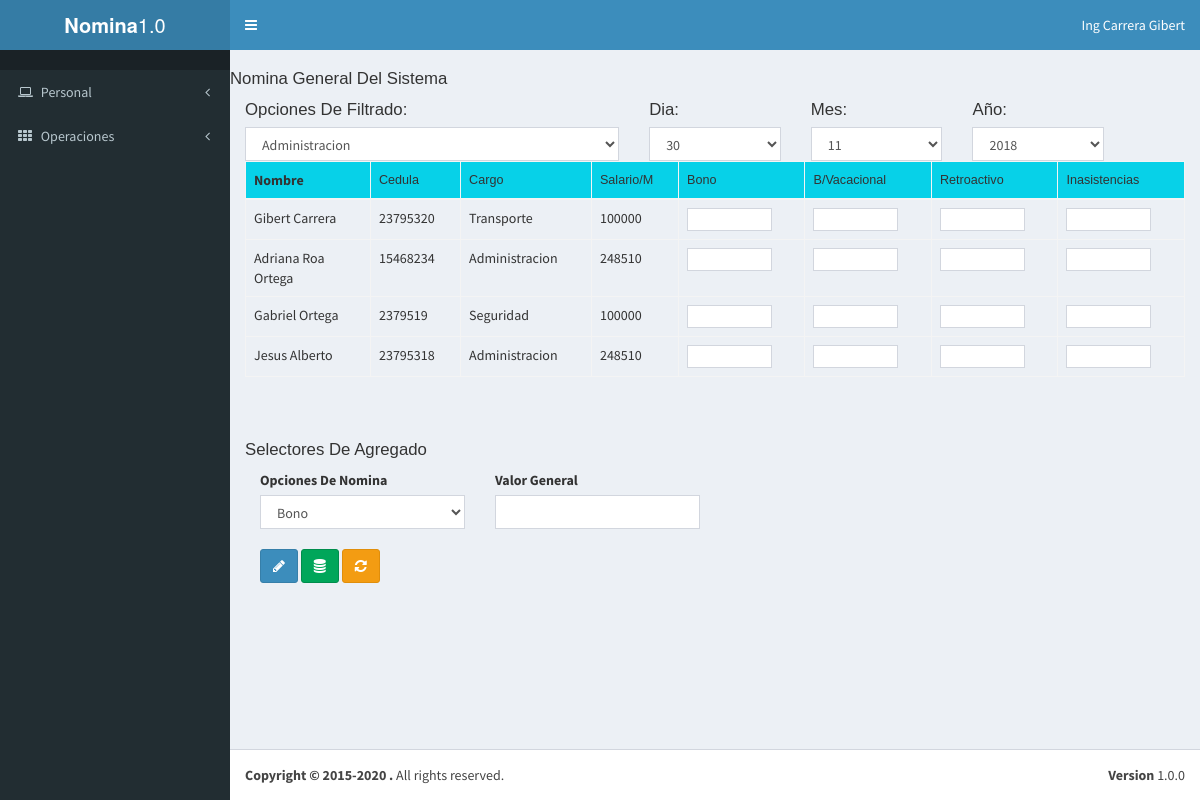
/templates/nominaList.php (signed in), run on the app's committed database.
### tables this page shows
CREATE TABLE `trabajadores` (
  `id` int(11) NOT NULL,
  `nombre` varchar(75) NOT NULL,
  `apellido` varchar(75) NOT NULL,
  `cedula` varchar(25) NOT NULL,
  `telefono` varchar(25) NOT NULL,
  `direccion` varchar(225) NOT NULL,
  `correo` varchar(145) NOT NULL,
  `cuenta` varchar(45) NOT NULL,
  `fechaingreso` date NOT NULL,
  `idcargos` int(11) NOT NULL,
  `dependencia` varchar(85) NOT NULL,
  `estado` tinyint(1) DEFAULT NULL
);

CREATE TABLE `cargos` (
  `id` int(11) NOT NULL,
  `nombre` varchar(75) NOT NULL,
  `smensual` double NOT NULL,
  `squincenal` double NOT NULL,
  `tickets` double NOT NULL,
  `estado` tinyint(1) NOT NULL
);

### logica/control/model/modeloNomina.php (called while the page is built, shortened)
<?php
class modeloNomina extends Conexion
{
	public static function selectPartial()
	{
		$link = self::enlace();
		$sql ="SELECT nombre FROM cargos WHERE estado=1";
		$resultado = mysqli_query($link,$sql);
		return $resultado;
	}
	public static function selectInto()
	{
		$link 	= self::enlace();
		$sql 	="SELECT t.nombre, t.apellido, t.cedula,c.nombre,c.smensual  FROM trabajadores as t INNER JOIN cargos as c ON t.idcargos=c.id      WHERE   t.estado=1";
		$resultado = mysqli_query($link,$sql);
		return $resultado;
	}
}
?>

### templates/nominaList.php (the view, shortened to what this page needs)
<!DOCTYPE html>
<html>
<body class="hold-transition skin-blue sidebar-mini">
	<div class="wrapper">
		<?php include 'cuerpo/header.php'; ?>
			<aside class="main-sidebar">
		  		<?php
                    if ($_SESSION['nivel']=="Usuario"):
                        include 'cuerpo/userAside.php';
                    else:
                        include 'cuerpo/aside.php';
                    endif;
                 ?>
		  	</aside>
		<div class="content-wrapper">
			<div class="row">
				<div class="col-md-12">
					<h3 class="e6">Nomina General Del Sistema</h3>
					<div class="col-md-5">
						<label class="e6">Opciones De Filtrado:</label>
						<select class="form-control" id="filtro">
                            <?php
                            	require_once '../logica/control/model/modeloNomina.php';
                            	$resultado = modeloNomina::selectPartial();
                              	while ($row = $resultado->fetch_array(MYSQLI_NUM))
                              		{echo "<option value ='$row[0]'>$row[0]</option>";}
                            ?>
	                    </select>
					</div>
					<div class="col-md-2">
						<label class="e6">Dia:</label>
						<select id="dia" class="form-control">
							<option value="31"> 30</option>
						</select>
					</div>
					<div class="col-md-2">
						<label class="e6">Mes:</label>
						<select id="mes" class="form-control">
							<option value="11">11</option>
						</select>
					</div>
					<div class="col-md-2">
						<label class="e6">Año:</label>
						<select id="ano" class="form-control">
							<option value="2018">2018</option>
						</select>
					</div>
				</div>
			</div>
			<div class="col-md-12"  style="overflow: scroll; height: 270px;">
				<div class="table-responsive">
					<table class="table table-bordered table-hover" id="table">
						<thead style="background:#07D1E8;">
							<th style="width: 125px;" >Nombre</th>
							<th class="e3">Cedula</th>
							<th class="e3">Cargo</th>
							<th class="e3">Salario/M</th>
							<th class="e3">Bono</th>
							<th class="e3">B/Vacacional</th>
							<th class="e3">Retroactivo</th>
							<th class="e3">Inasistencias</th>
						</thead>
						<tbody id="tableBody">
							<?php
						$resultado = modeloNomina::selectInto();
						while ($row = $resultado->fetch_array(MYSQLI_NUM)){
							echo "<tr class ='rowList'>";
							echo "<td>$row[0] $row[1]</td>";
							echo "<td>$row[2]</td>";
							echo "<td>$row[3]</td>";
							echo "<td>$row[4]</td>";
					echo "<td><input  class='x1 form-control' style='width: 85px;height: 23px; display: block;' type='number'></td>";
					echo "<td><input  class='x2 form-control' style='width: 85px;height: 23px; display: block;' type='number'></td>";
					echo "<td><input  class='x3 form-control' style='width: 85px;height: 23px; display: block;' type='number'></td>";
					echo "<td><input  class='x4 form-control' style='width: 85px;height: 23px; display: block;' type='number'></td>";
					echo "</tr>"; }
						?>
						</tbody>
					</table>
				</div>
			</div>
			<div class="col-md-12">
				<h4 class="e6">Selectores De Agregado</h3>
				<div class="col-md-3 col-sm-8">
					<label class="">Opciones De Nomina</label>
					<select class="form-control" id="opciones">
						<option value="bono">Bono</option>
					</select><br>
					<button id="agregar" class="btn btn-primary" title="Selector">
						<i class="fa fa-pencil "  aria-hidden="true"></i>
					</button>
					<button id="generar" class="btn btn-success" title="Generar Nomina">
						<i class="fa fa-database " aria-hidden="true"></i>
					</button>
					<button id="todos"   class="btn btn-warning" title="Refrescar">
						<i class="fa fa-refresh" aria-hidden="true"></i>
					</button>
				</div>
				<div class="col-md-3 col-sm-8">
					<label>Valor General</label>
					<input type="number" id="general" class="form-control">
				</div>
				<div class="col-md-4" id="msj"></div>
			</div>
		</div>
	</div>
<?php include 'cuerpo/footer.php'; ?>
</body>
</html>

### css/gibert.css (style rules this page uses)
.e3 { font-family: arial; font-size: 90%; font-weight: 100; }
.e6 { font-family: arial; font-size: 120%; font-weight: 80; }

### data on the page
trabajadores: nombre "Gibert", apellido "Carrera", cedula "23795320", idcargos.nombre "Transporte", idcargos.smensual "100000"
trabajadores: nombre "Adriana", apellido "Roa Ortega", cedula "15468234", idcargos.nombre "Administracion", idcargos.smensual "248510"
trabajadores: nombre "Gabriel", apellido "Ortega", cedula "2379519", idcargos.nombre "Seguridad", idcargos.smensual "100000"
trabajadores: nombre "Jesus", apellido "Alberto", cedula "23795318", idcargos.nombre "Administracion", idcargos.smensual "248510"

### other printed values
form field value "Administracion"
